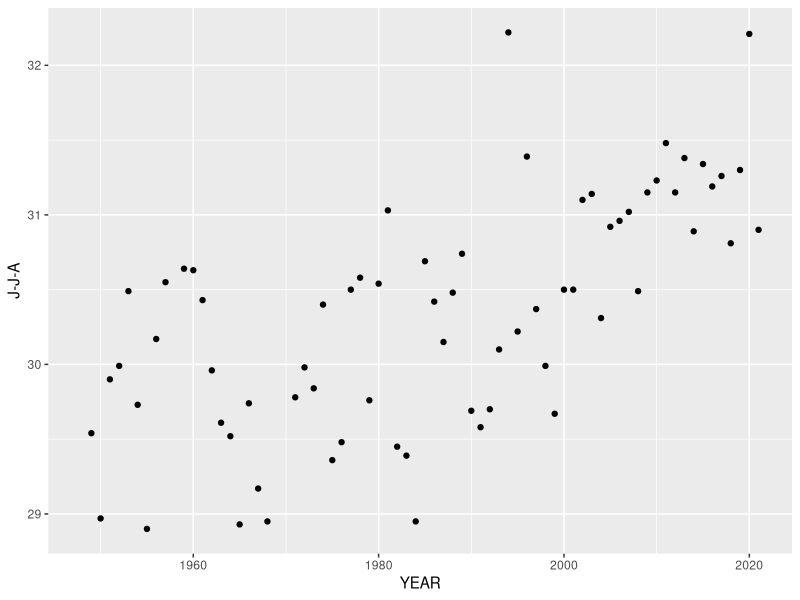
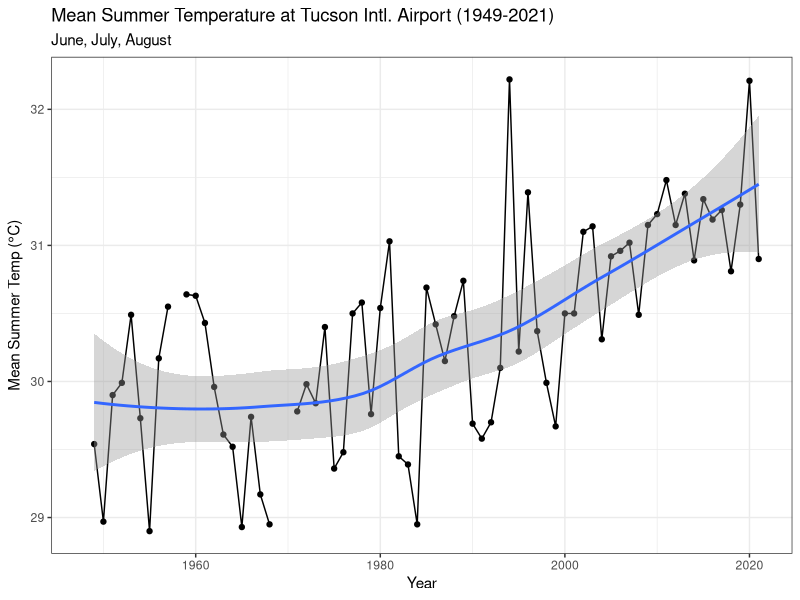
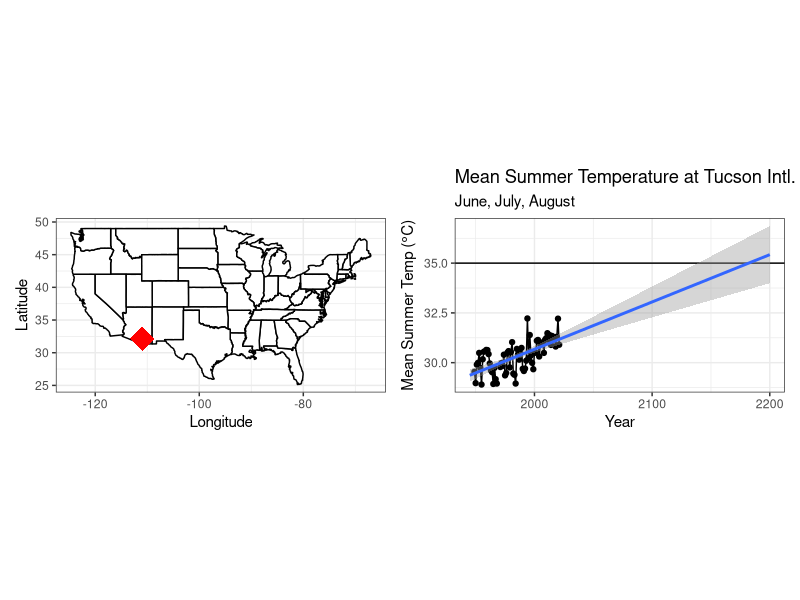
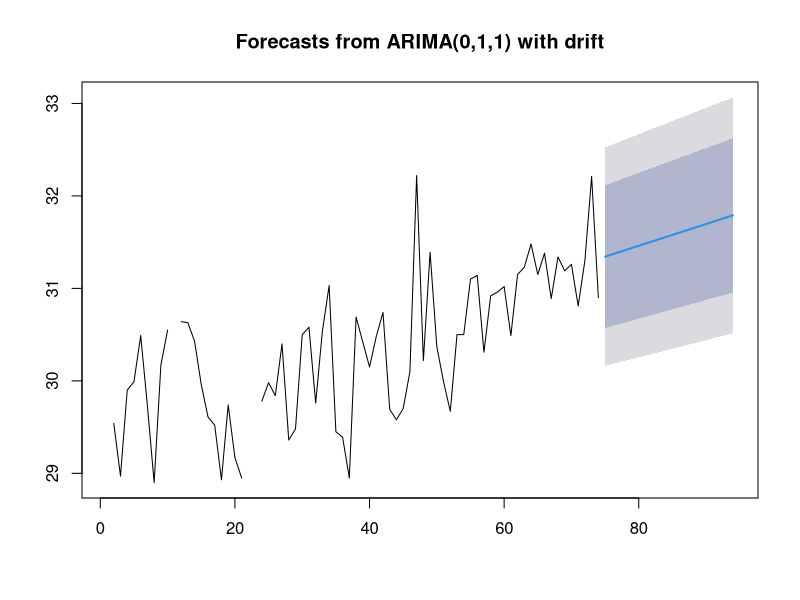
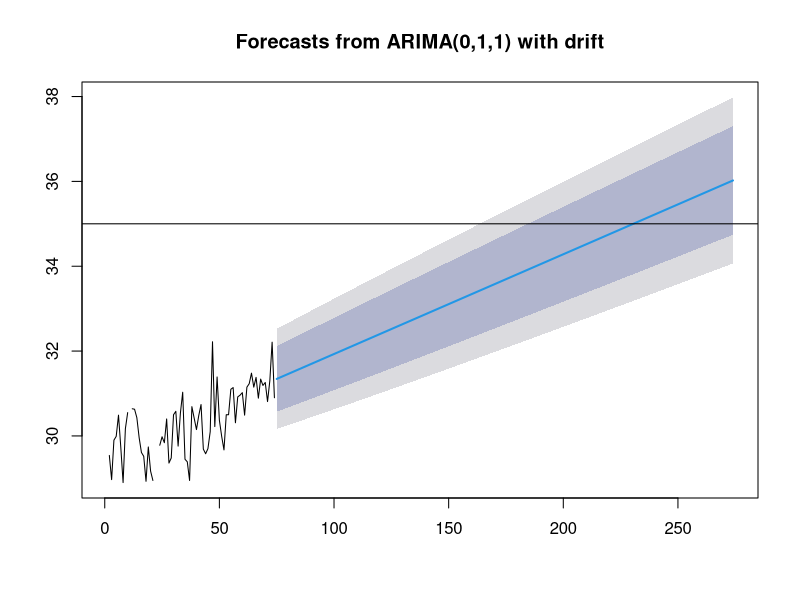

The R script that drew these images, in order:
## ---- chunk 1
knitr::opts_chunk$set(echo = TRUE, message = FALSE, warning = FALSE)
## ---- chunk 2
library(tidyverse)
library(forecast)
library(maps)
library(patchwork)
## ---- chunk 3
tucson <- read_csv("../data/Tucson_Intl_Airport_WS.csv")
## ---- chunk 4
glimpse(tucson)
## ---- chunk 5
tucson <- read_csv("../data/Tucson_Intl_Airport_WS.csv",
                   na = "999.9")
glimpse(tucson)
## ---- chunk 6
ggplot(data = tucson, aes(x = YEAR, y = `J-J-A`)) +
  geom_point() 
## ---- chunk 7
ggplot(data = tucson, aes(x = YEAR, y = `J-J-A`)) +
  geom_point() +
  geom_line() +
  stat_smooth() +
  labs(
    title = "Mean Summer Temperature at Tucson Intl. Airport (1949-2021)",
    subtitle = "June, July, August",
    x = "Year",
    y = expression("Mean Summer Temp ("*degree*"C)")
  ) +
  theme_bw()
## ---- chunk 8
temp <- ggplot(data = tucson, aes(x = YEAR, y = `J-J-A`)) +
  geom_point() +
  geom_line() +
  geom_hline(yintercept = 35) + # 35 wet-bulb is too much
  xlim(1945, 2200) +
  stat_smooth(method = 'lm', fullrange = TRUE) +
  labs(
    title = "Mean Summer Temperature at Tucson Intl. Airport (1949-2021)",
    subtitle = "June, July, August",
    x = "Year",
    y = expression("Mean Summer Temp ("*degree*"C)")
  ) +
  theme_bw()
## ---- chunk 9
# map
us_states <- map_data("state") %>% 
  rename(Latitude = lat, Longitude = long)
tucson_airport <- data.frame(
  Latitude = c(32.1314),
  Longitude = c(-110.9553)
)

map <- ggplot(us_states) +
  geom_polygon(aes(x = Longitude, y = Latitude, group = group), 
               fill = "white", color = "black") +
  coord_quickmap() + 
  geom_point(tucson_airport, mapping = aes(x = Longitude, y = Latitude), 
             color = "red", size = 8, shape = 18) +
  theme_bw()
## ---- chunk 10
final_plot <- map + temp
final_plot
## ---- chunk 11
#code for insert?
## ---- chunk 12
# time-series analysis
summer_ts <- ts(tucson$`J-J-A`)
model <- auto.arima(summer_ts)
plot(forecast(model, h = 20))
plot(forecast(model, h = 200))
abline(h = 35)
